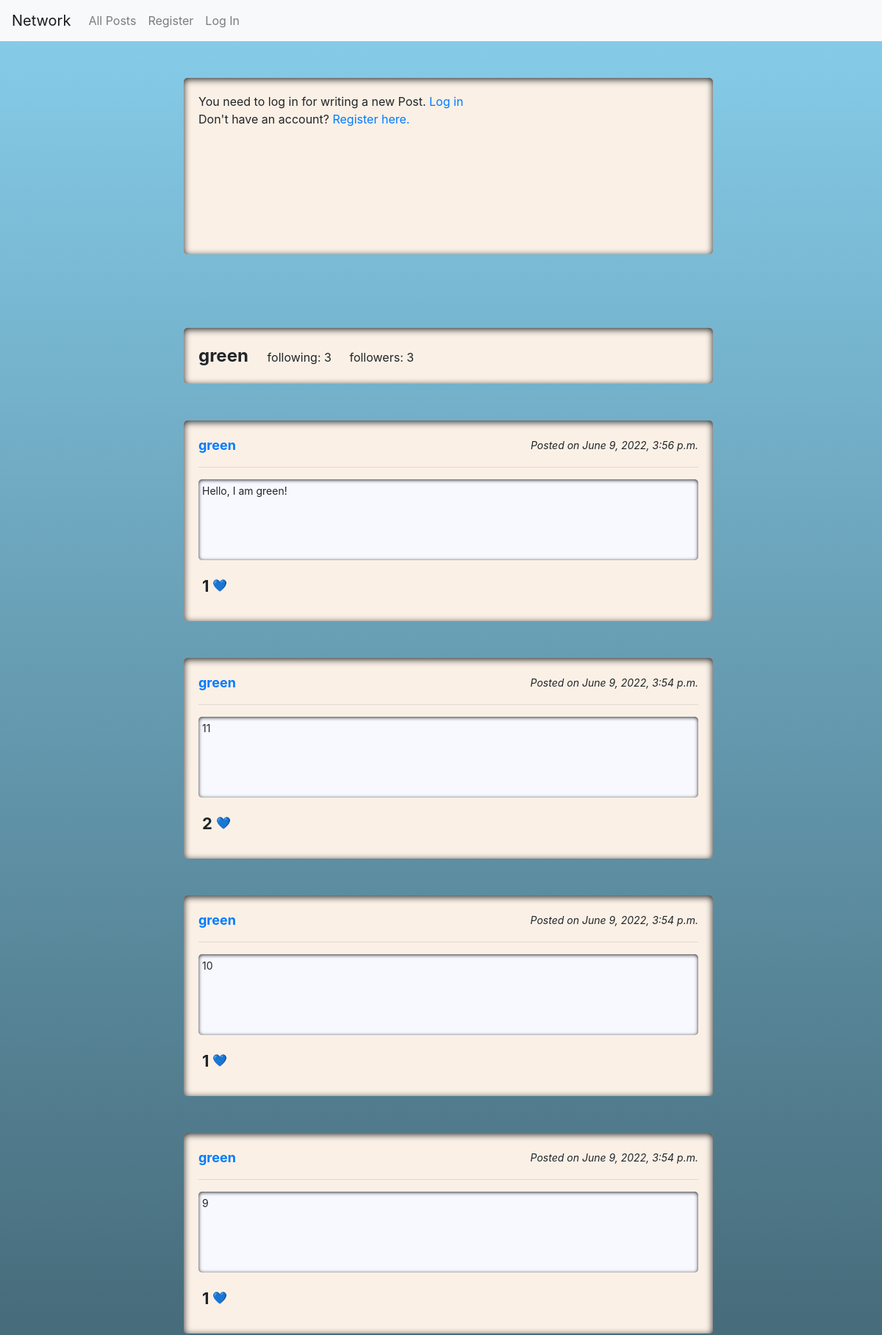
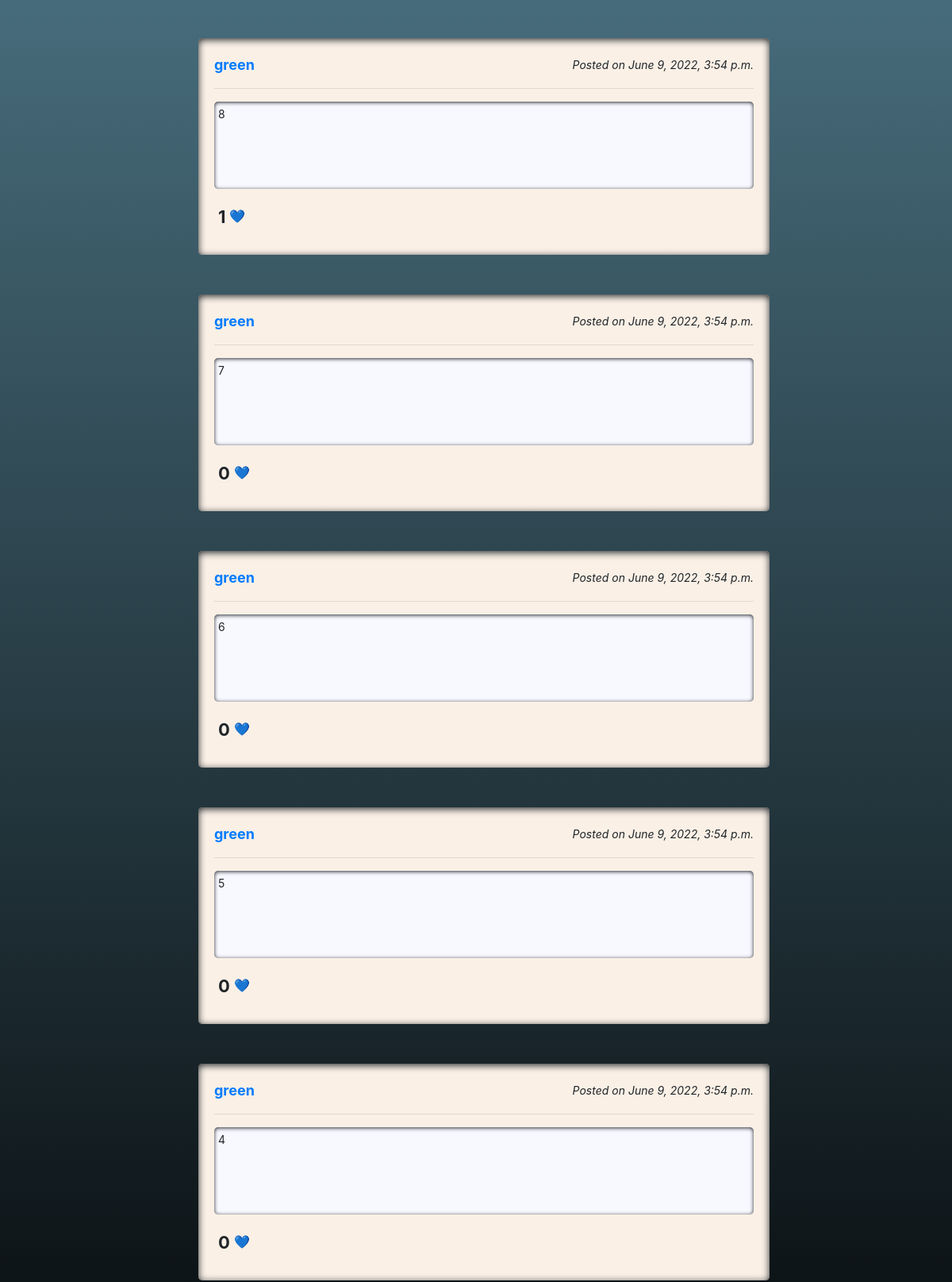
The app's page /profile/green (upper part) with its own data (2 pictures, top to bottom).
### network/models.py (models this page shows, shortened)
class Profile(models.Model):
    user = models.OneToOneField(User, on_delete=models.CASCADE)
    followers = models.PositiveIntegerField(default=0)
    following = models.ManyToManyField(
        "self",
        blank=True,
        symmetrical=False,
        related_name="followings"
    )
    my_like = models.ManyToManyField(
        Post,
        blank=True,
        symmetrical=False,
        related_name="my_likes"
    )

class User(AbstractUser):
    pass

class Post(models.Model):
    user = models.ForeignKey('User', on_delete=models.CASCADE)
    content = models.CharField(max_length=440)
    posted = models.DateTimeField(auto_now_add=True)
    likes = models.IntegerField(default=0)

### network/views.py (the view, shortened to what this page needs)
# urls.py: path("", views.index, name="index"),
def index(request, profile_info=None):
    current_user = request.user
    form = PostForm()
    if "/following" in request.path:
        if not request.user.is_authenticated:
            return render(request, "network/login.html")
        current_user_isfollowing = current_user.profile.following.all()
        other_users_pks = []
        for profile in current_user_isfollowing:
            other_users_pk = profile.user.id
            other_users_pks.append(other_users_pk)
        all_posts = Post.objects.select_related().filter(user_id__in=other_users_pks).order_by('-posted')
    elif "/profile" in request.path:
        other_user = get_object_or_404(User, username=profile_info)
        following = "Follow"
        if request.user.is_authenticated:
            followings = request.user.profile.following.all()
            for profile in followings:
                following = "Unfollow" if (profile.id == other_user.id) else "Follow"
        all_posts = Post.objects.filter(user=other_user.id).select_related().order_by('-posted')
        profile_info = [Profile.objects.prefetch_related().get(user=other_user.id), following]
    else:
        all_posts = Post.objects.select_related().order_by('-posted')
    all_liked_posts = []
    if request.user.is_authenticated:
        my_likes = request.user.profile.my_like.all()
        for post in my_likes:
            all_liked_posts.append(post.id)
    paginate_posts = Paginator(all_posts, 10, orphans=0, allow_empty_first_page=True)
    page_number = request.GET.get('page')
    page_obj = paginate_posts.get_page(page_number)
    return render(request, "network/index.html" , {
        "form": form,
        "profile": profile_info,
        "liked": all_liked_posts,
        "posts": page_obj
    })

### network/templates/network/index.html (shortened to what this page needs)
{% extends "network/layout.html" %}
{% load static %}
{% block body %}
    <div class="grid">
        <div class="side-bar">
        </div>
        <div class="grid-item">
            <div id="post_container">
                {% if user.is_authenticated %}
                    <form action="{% url 'index' %}" method="post">
                        {% csrf_token %}
                        {{ form }}
                        <input type="submit" value="Post" class="btn btn-primary">
                    </form>
                {% else %}
                    <div>
                        You need to log in for writing a new Post.
                        <a href="{% url 'login' %}">Log in</a><br>
                        Don't have an account? <a href="{% url 'register' %}">Register here.</a>
                    </div>
                {% endif %}
            </div>
            {% if profile %}
                <div id="profile_frame">
                    <span id="profile_name">
                        {{ profile.0.user.username }}
                    </span>
                    <span id="profile_following">
                        following: {{ profile.0.following.count }}
                    </span>
                    <span id="profile_followers">
                        followers: <span id="followers">{{ profile.0.followers }}</span>
                    </span>
                </div>
            {% endif %}
            <div id="posts_frame">
                {% if posts %}
                    {% for post in posts %}
                        <div id="frame_{{post.id}}" class="post_body">
                            <div class="post_header">
                                <div class="post_username">
                                    <a href={% url 'profile' post.user.username %}>{{ post.user.username }}</a>
                                </div>
                                <div id="timestamp_{{post.id}}" class="post_time">
                                    Posted on {{ post.posted }}
                                </div>
                            </div>
                            <hr>
                            <div id="content_{{post.id}}" class="post_content">
                                {{ post.content }}
                            </div>
                            <div class="post_footer">
                                <div id="likes_{{post.id}}" class="post_likes">
                                    <span id="count_{{post.id}}" class="post_like_counter">{{ post.likes }}</span>
                                    {% if post.id in liked %}
                                        <button id="like_{{post.id}}" type="button" name="like" class="btn btn-default">❤️</button>
                                    {% else %}
                                        <button id="like_{{post.id}}" type="button" name="like" class="btn btn-default">💙</button>
                                    {% endif %}
                                </div>
                                <div class="post_editbutton">
                                </div>
                            </div>
                        </div>
                    {% endfor %}
                {% else %}
                    <div class="no_post">No posts.</div>
                {% endif %}
            </div>
        </div>
        <div class="side-bar">
        </div>
    </div>
{% endblock %}

### network/static/network/styles.css (style rules this page uses)
body { background-image: linear-gradient(skyblue, black); min-height: 100vh; }
textarea, .post_content { box-shadow: inset 0px 1px 5px; }
.grid { display: grid; grid-template-columns: auto 800px auto; }
#post_container { min-height: 240px; display: inline-block; }
#profile_name, #profile_following, #profile_followers { margin-right: 20px; }
#profile_name { font-size: x-large; font-weight: bolder; }
.post_body { min-height: 260px; margin-bottom: 50px; font-size: 14px; }
.post_body, #profile_frame, #post_container, .no_post { margin: 50px; border-radius: 5px; padding: 20px; background-color: linen; width: 720px; box-shadow: inset 0px 2px 10px; }
.post_header, .post_footer { display: grid; grid-template-columns: auto auto; }
.post_username { font-size: large; font-weight: bold; }
.post_editbutton, .post_time { text-align: right; }
.post_time { font-style: italic; padding-top: 3px; }
.post_content { background-color: ghostwhite; word-break: break-word; width: 100%; height: 110px; margin: 5px 0px 15px 0px; padding: 5px; border-radius: 5px; }
.post_like_counter { padding-left: 5px; font-size: 22px; font-weight: bolder; }
.btn-default { margin-bottom: 10px; margin-left: -12px; outline: none; }

### records on screen
Profile: user.username "green", id "3", followers "3"
Post: user.username "green", posted "June 9, 2022, 3:56 p.m.", content "Hello, I am green!", likes "1"
Post: user.username "green", posted "June 9, 2022, 3:54 p.m.", content "11", likes "2"
Post: user.username "green", posted "June 9, 2022, 3:54 p.m.", content "10", likes "1"
Post: user.username "green", posted "June 9, 2022, 3:54 p.m.", content "9", likes "1"
Post: user.username "green", posted "June 9, 2022, 3:54 p.m.", content "8", likes "1"
Post: user.username "green", posted "June 9, 2022, 3:54 p.m.", content "7", likes "0"
Post: user.username "green", posted "June 9, 2022, 3:54 p.m.", content "6", likes "0"
Post: user.username "green", posted "June 9, 2022, 3:54 p.m.", content "5", likes "0"
Post: user.username "green", posted "June 9, 2022, 3:54 p.m.", content "4", likes "0"
